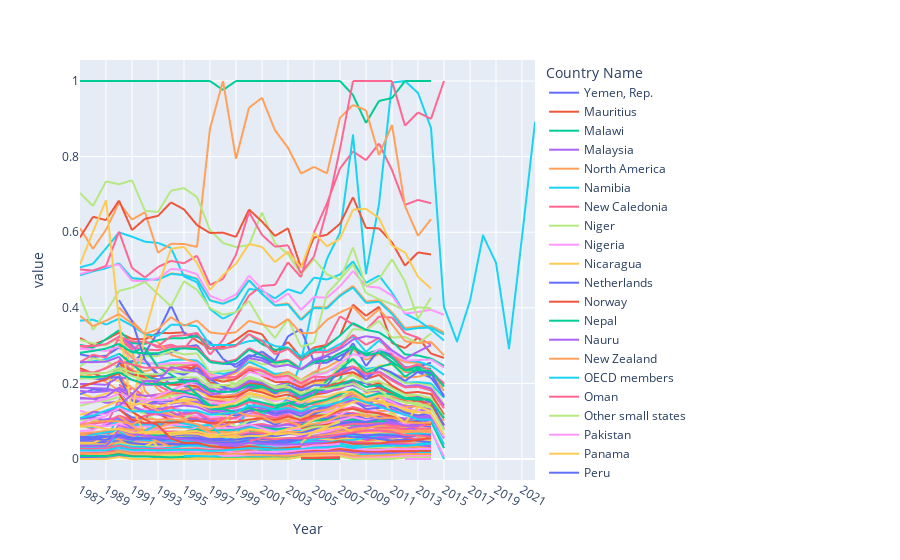

The cell this chart's notebook holds for it:
### Code cell
fig = go.Figure()


# fig.add_trace(go.Scatter(
#     x=df_uso_energia['Year'], y=df_uso_energia['Country Name'],
#     mode='lines', yaxis='y'#, name=col
#     #, custom_data=['year', config.DICT_Y[stat][0], 'country_code']
#     )
# )
fig = px.line(
    df_uso_energia, 
    x='Year', y='value', color='Country Name'
    #, custom_data=['year', config.DICT_Y[stat][0], 'country_code']
)

# hide axes
fig.update_layout(
    hovermode='x unified',
)
